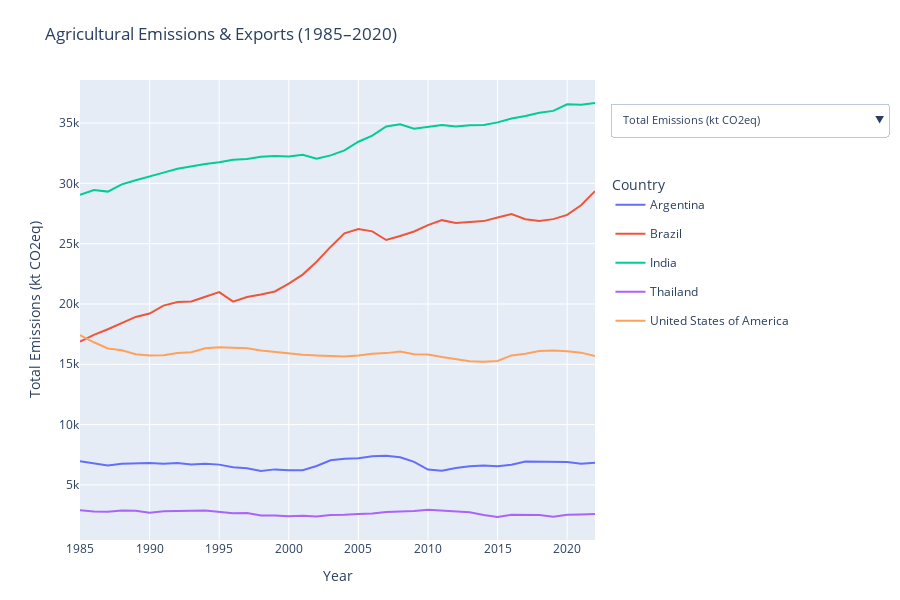

Notebook code cell kept with this figure:
### Markdown cell above
### Internationale handelsstromen beïnvloeden nationale uitstoot

De uitstoot van een nationaal voedselsysteem zegt niet alleen iets over wat er binnen dat land geconsumeerd wordt, maar ook over wat er geproduceerd wordt voor de wereldmarkt. Sommige landen produceren voedsel voornamelijk voor export. In die gevallen wordt de uitstoot lokaal geregistreerd, terwijl de consumptie elders plaatsvindt. 

Omdat deze landen produceren voor internationale markten, ligt hun landbouwuitstoot vaak hoger dan landen met vergelijkbare bevolkingsaantallen of eetgewoonten. Dit betekent dat de uitstoot van een land niet per se iets zegt over het lokale dieet of de binnenlandse voedselvoorziening. Het weerspiegelt eerder hun positie in het mondiale voedselsysteem. 

Dus landbouwuitstoot weerspiegelt niet enkel lokale consumptie, maar wordt sterk beïnvloed door de internationale vraag – landen met hoge export produceren meer en stoten daardoor meer uit, vaak voor andermans bord.

### Code cell
import pandas as pd
import plotly.graph_objects as go


emissions_animal = pd.read_csv("datasets/FAOSTAT_data_emissions_animal_6-23-2025.csv")
emissions_crops = pd.read_csv("datasets/FAOSTAT_data_emissions_crops_6-23-2025-2.csv")
export_matrix = pd.read_csv("datasets/matrix_export.csv")
population = pd.read_csv("datasets/Population_E_All_Data_(Normalized).csv")


population_clean = population[
    (population["Element"] == "Total Population - Both sexes") &
    (population["Area"].isin(["Argentina", "Brazil", "India", "Thailand", "Netherlands", "United States of America"]))
][["Area", "Year", "Value"]].rename(columns={"Value": "Population (1000s)"})
population_clean["Year"] = population_clean["Year"].astype(int)


animal = emissions_animal[
    emissions_animal["Area"].isin(["Argentina", "Brazil", "India", "Thailand", "Netherlands", "United States of America"]) &
    emissions_animal["Element"].str.contains("Emissions")
]
crops = emissions_crops[
    emissions_crops["Area"].isin(["Argentina", "Brazil", "India", "Thailand", "Netherlands", "United States of America"]) &
    emissions_crops["Element"].str.contains("Emissions")
]

emissions_all = pd.concat([animal, crops])
emissions_all["Year"] = emissions_all["Year"].astype(int)
emissions_all = emissions_all.groupby(["Area", "Year"])["Value"].sum().reset_index()
emissions_all.rename(columns={"Value": "Total Emissions (kt CO2eq)"}, inplace=True)


export_volume = export_matrix[
    (export_matrix["Element"] == "Export quantity") &
    (export_matrix["Reporter Countries"].isin(["Argentina", "Brazil", "India", "Thailand", "Netherlands", "United States of America"]))
][["Reporter Countries", "Year", "Value"]]
export_volume = export_volume.groupby(["Reporter Countries", "Year"]).sum().reset_index()
export_volume.rename(columns={
    "Reporter Countries": "Area",
    "Value": "Total Export Volume (tonnes)"
}, inplace=True)
export_volume["Year"] = export_volume["Year"].astype(int)


df = emissions_all.merge(population_clean, on=["Area", "Year"], how="left")
df = df.merge(export_volume, on=["Area", "Year"], how="left")


df = df[df["Year"] >= 1985]


df["Emissions per Capita (tonnes CO2eq)"] = (df["Total Emissions (kt CO2eq)"] * 1000) / (df["Population (1000s)"] * 1000)
df["Export per Capita (tonnes)"] = df["Total Export Volume (tonnes)"] / (df["Population (1000s)"] * 1000)
df["Emissions per Export Tonne (kg CO2eq/tonne)"] = (df["Total Emissions (kt CO2eq)"] * 1_000_000) / df["Total Export Volume (tonnes)"]


metrics = {
    "Total Emissions (kt CO2eq)": "Total Emissions (kt CO2eq)",
    "Emissions per Capita (tonnes CO2eq)": "Emissions per Capita (tonnes CO2eq)",
    "Total Export Volume (tonnes)": "Total Export Volume (tonnes)",
    "Export per Capita (tonnes)": "Export per Capita (tonnes)",
    "Emissions per Export Tonne (kg CO2eq/tonne)": "Emissions per Export Tonne (kg CO2eq/tonne)"
}


fig = go.Figure()
for metric_index, (metric_name, col) in enumerate(metrics.items()):
    for country in df["Area"].unique():
        subset = df[df["Area"] == country]
        visible = (metric_index == 0)
        fig.add_trace(go.Scatter(
            x=subset["Year"],
            y=subset[col],
            mode='lines',
            name=country,
            visible=visible,
            legendgroup=country,
            showlegend=True
        ))


n_countries = len(df["Area"].unique())
dropdown_buttons = []
for i, (metric_name, _) in enumerate(metrics.items()):
    visibility = [False] * len(metrics) * n_countries
    for j in range(n_countries):
        visibility[i * n_countries + j] = True
    dropdown_buttons.append(dict(
        label=metric_name,
        method="update",
        args=[{"visible": visibility},
              {"yaxis": {"title": metric_name}}]
    ))

fig.update_layout(
    updatemenus=[{
        "buttons": dropdown_buttons,
        "direction": "down",
        "showactive": True,
        "x": 1.03,
        "xanchor": "left",
        "y": 0.95,
        "yanchor": "top",
        "pad": {"r": 0, "t": 0},
        "font": {"size": 11},
        "bgcolor": "white"
    }],
    title="Agricultural Emissions & Exports (1985–2020)",
    xaxis_title="Year",
    yaxis_title="Total Emissions (kt CO2eq)",
    legend_title="Country",
    legend=dict(
        x=1.03,
        xanchor="left",
        y=0.8,
        yanchor="top"
    ),
    margin=dict(r=160, l=80, t=80, b=60),
    height=600,
    width=900
)




fig.show()
